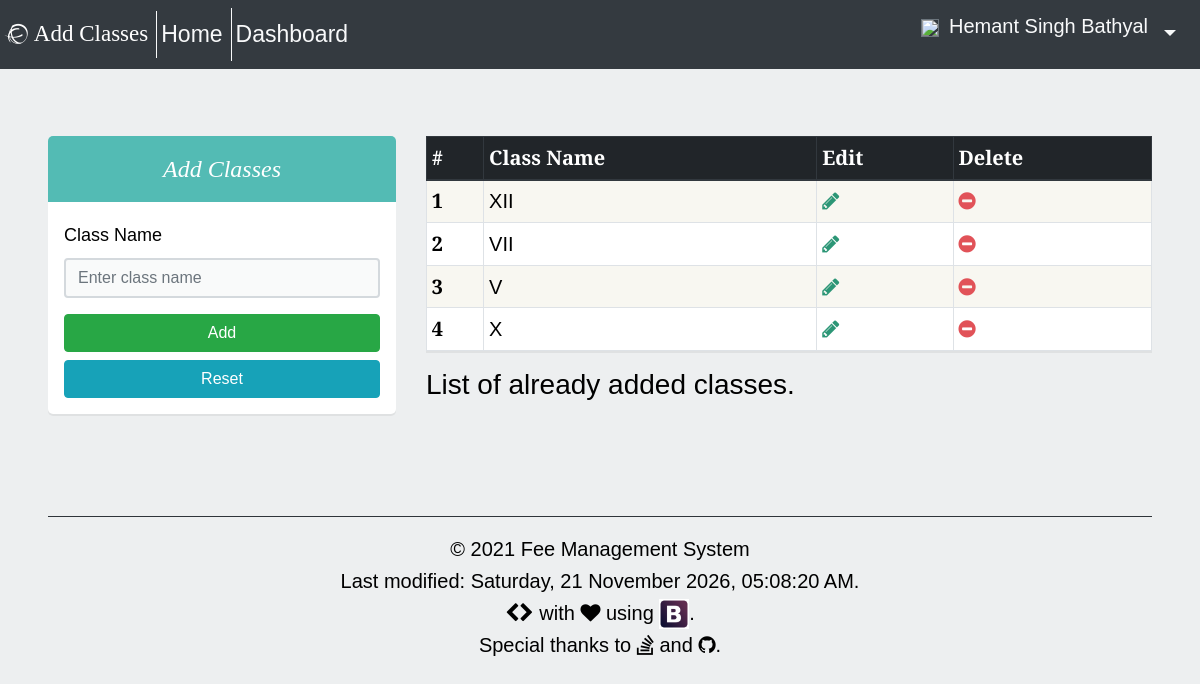
Screenshot of /accounts/masters/add_classes.php (signed in) with the database file from the repository.
### tables this page shows
CREATE TABLE `classes` (
  `CLASS_ID` int(11) NOT NULL,
  `CLASS_NAME` varchar(50) NOT NULL,
  `USER_ID` varchar(50) NOT NULL,
  `DATE_` timestamp NOT NULL DEFAULT CURRENT_TIMESTAMP,
  `STATUS` tinyint(1) NOT NULL
);

### accounts/masters/add_classes.php (the view, shortened to what this page needs)
<?php session_start();
if (isset($_SESSION['userid']) && ($_SESSION['userstatus'] == 'ADMIN')) {
	require '../../php/db_config.php';
	$result = $con->query("SELECT * FROM classes;");
?>
<!doctype html>
<html lang="en">
	<head>
		<link rel="stylesheet" href="https://maxcdn.bootstrapcdn.com/bootstrap/4.0.0-beta.2/css/bootstrap.min.css">
		<link rel="stylesheet" href="/css/main.css" type="text/css">
		<link rel="stylesheet" href="/css/font-awesome/css/font-awesome.min.css">
	</head>
	<body>
		<header>
			<?php require '../../templates/navbar.php'; ?>
		</header>
		<div class="container-fluid px-5">
			<div class="row pt-5">
				<div class="col-lg-4 ml-sm-auto mt-4">
					<h3 class="form-banner" style="background-color: #53BBB4;">Add Classes</h3>
					<form class="form px-3 py-3" action="../php/submit_classes.php" method="post">
						<div class="form-group">
							<label for="className">Class Name</label>
							<input type="text" class="form-control" id="className" name="className" aria-describedby="classHelp" placeholder="Enter class name" required>
						</div>
						<button type="submit" class="btn btn-success btn-block">Add</button>
						<button type="reset" class="btn btn-info btn-block">Reset</button>
					</form>
				</div>
				<div class="col-lg-8 d-none d-sm-block ml-sm-auto mt-2">
					<table class="table table-bordered table-striped mt-3 bg-white table-sm">
						<caption class="lead">List of already added classes.</caption>
						<thead class="thead-dark">
							<tr>
								<th scope="col">#</th>
								<th scope="col">Class Name</th>
								<th scope="col">Edit</th>
								<th scope="col">Delete</th>
							</tr>
						</thead>
						<tbody>
							<?php $i = 1;    ?>
							<?php while ($row = $result->fetch_assoc()){ ?>
								<tr>
									<th scope="row"><?php echo $i++; ?></th>
									<td><?php echo $row['CLASS_NAME']; ?></td>
									<td><a href="../php/edit_classes.php?classId=<?php echo $row['CLASS_ID']; ?>"><i class="fa fa-pencil" aria-hidden="true"></i></a></td>
									<td><a href="../php/delete_classes.php?classId=<?php echo $row['CLASS_ID']; ?>"><i class="fa fa-minus-circle" aria-hidden="true"></i></a></td>
								</tr>
							<?php } ?>
						</tbody>
					</table>
				</div>
			</div>
			<footer>
				<?php require '../../templates/footer.php'; ?>
			</footer>
 		</div>
	</body>
</html>
<?php } else {
	$_SESSION['intruder'] = 'Hey, hang on there! You gotta sign in first.';
	if ((isset($_SESSION['userid'])) && ($_SESSION['userstatus']) != 'ADMIN') {
		$_SESSION['noAuthority'] = "Hello friend, you don't belong here. Try once you're an admin.";
    }
    header("Location: ../../index.php");
}

### css/main.css (style rules this page uses)
body { background-color: #EDEFF0; padding-top: 4rem; font-family: 'Alegreya Sans', Verdana, Tahoma, sans-serif; font-size: 1.25em; line-height: 1.6; margin: 0; color: #000; font-feature-settings: "kern", "liga"; -moz-font-feature-settings: "kern", "liga"; -moz-font-feature-settings: "kern=1", "liga=1"; -ms-font-feature-settings: "kern", "liga"; -o-font-feature-settings: "kern", "liga"; -webkit-font-feature-settings: "kern", "liga"; }
h3 { font-family: 'Alegreya', Georgia, serif; font-weight: normal; font-style: italic; line-height: 1.2; }
.fa-pencil { color: #2C9676; }
.fa-minus-circle { color: #E15258; }
.form-banner { border-radius: 5px 5px 0 0; text-align: center; font-weight: 500; padding: 20px; color: #fff; font-size: 24px; margin-bottom: 0; line-height: 1.1; }
.form { border-radius: 0 0 5px 5px; box-shadow: 0 2px 0 rgba(0,0,0,0.06); background-color: #fff; }
input[type=text] { border: 2px solid #d4d9dd; color: #40484a; background-color: #f9fafa; }
.form label { font-size: 18px; font-weight: 500; color: #000; }
.form button[type=submit] { font-weight: 500; font-size: 16px; }
.form button[type=reset] { font-weight: 500; font-size: 16px; }
.table-striped tbody tr:nth-of-type(odd) { background-color:rgba(246,244,236,.75); }
.table { box-shadow: 0 2px 0 rgba(0,0,0,0.06); }
.table caption { font-size: 28px; color: #000; }

### rows the page displays
classes: CLASS_NAME "XII"
classes: CLASS_NAME "VII"
classes: CLASS_NAME "V"
classes: CLASS_NAME "X"

### other values shown
$navBrand "Add Classes"
$_SESSION['username'] "Hemant Singh Bathyal"
$lastModified "Saturday, 21 November 2026, 05:08:20 AM"
